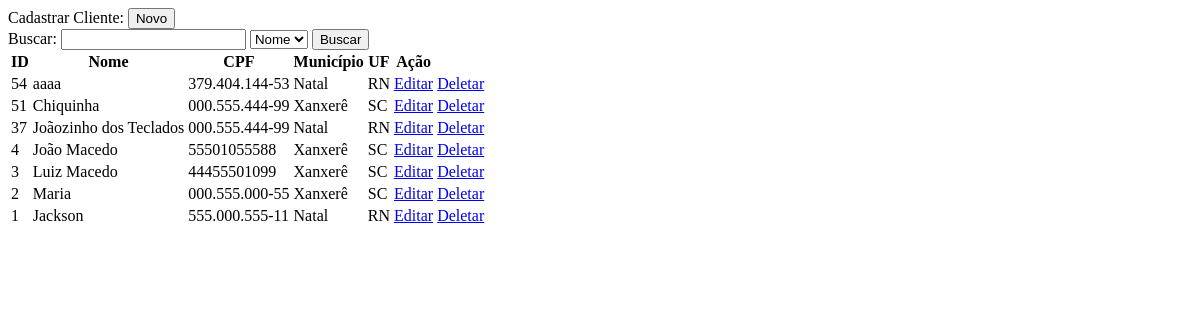
Before: /listarCliente.php with the older database file.
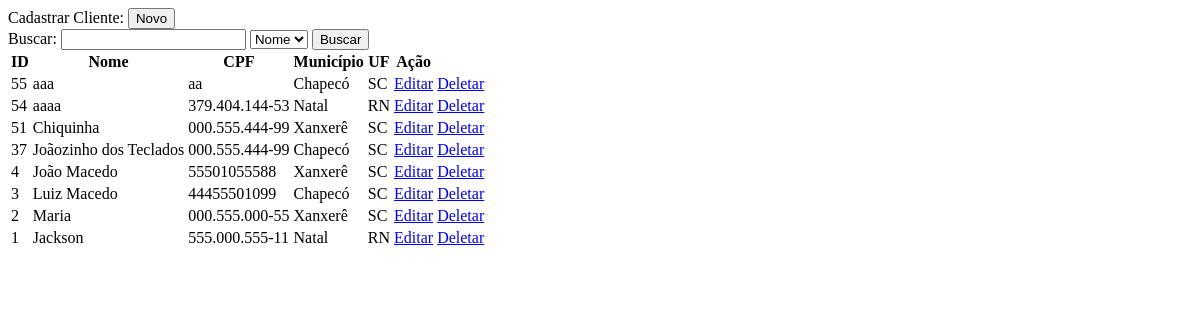
After: the same page with the newer database file.
### tables this page shows
CREATE TABLE IF NOT EXISTS `cliente` (
  `id` int(11) NOT NULL AUTO_INCREMENT,
  `nome` varchar(100) DEFAULT NULL,
  `telefone` varchar(20) DEFAULT NULL,
  `cpf` varchar(14) DEFAULT NULL,
  `email` varchar(100) DEFAULT NULL,
  `municipio_id` int(11) NOT NULL,
  PRIMARY KEY (`id`),
  KEY `FK_cliente_municipio` (`municipio_id`)
);

CREATE TABLE IF NOT EXISTS `municipio` (
  `id` int(11) NOT NULL AUTO_INCREMENT,
  `nome` varchar(150) NOT NULL,
  `uf` varchar(2) NOT NULL,
  `estado` varchar(100) NOT NULL,
  PRIMARY KEY (`id`)
);

### BD.php (called while the page is built, shortened)
<?php
class BD
{
    public function connection()
    {
        $bd_tipo = "mysql";
        $host = "localhost";
        $bd_nome = "db_tai_aula_2020";
        $bd_porta = "3306";
        $bd_usuario = "root";
        $bd_senha = "123456";
        $bd_charset = "utf8mb4";
        $str_conn = $bd_tipo . ":host=" . $host . ";dbname=" . $bd_nome . ";port=" . $bd_porta;;
        return new PDO(
            $str_conn,
            $bd_usuario,
            $bd_senha,
            array(PDO::MYSQL_ATTR_INIT_COMMAND => "SET NAMES " . $bd_charset)
        );
    }
    public function selectAll($tabela = 'cliente')
    {
        $conn = $this->connection();
        $stmt = $conn->prepare("SELECT * FROM $tabela order by id desc");
        $stmt->execute();
        return $stmt;
    }
    public function find($id, $tabela = "cliente")
    {
        $conn = $this->connection();
        $stmt = $conn->prepare("SELECT * FROM $tabela WHERE id = ?");
        $stmt->execute([$id]);
        return $stmt->fetchObject();
    }
}

### listarCliente.php (the view, shortened to what this page needs)
<?php
include 'BD.php';
?>
<!DOCTYPE html>
<html lang="en">
<head>
</head>
<body>
    <form action="formCliente.php" method="POST">
        <label>Cadastrar Cliente: </label>
        <input type="submit" value="Novo">
    </form>
    <form action="listarCliente.php" method="POST">
        <label>Buscar: </label>
        <input type="text" name="valor"/>
        <select name="tipo">
            <option value="nome">Nome</option>
        </select>
        <input type="submit" value="Buscar">
    </form>
    <?php
    $objBD = new BD();
    $objBD->connection();
    if(!empty($_POST['valor'])){
       $result = $objBD->search($_POST);
    }else{
       $result = $objBD->selectAll();
    }
    echo "
<table style=''>
<tr>
  <th>ID</th>
  <th>Nome</th>
  <th>CPF</th>
  <th>Município</th>
  <th>UF</th>
  <th>Ação</th>
</tr>";
    foreach ($result as $item) {
        $objMunicipio = $objBD->find($item['municipio_id'], "municipio");
        echo "
    <tr>
      <td>" . $item['id'] . "</td>
      <td>" . $item['nome'] . "</td>
      <td>" . $item['cpf'] . "</td>
      <td>" . $objMunicipio->nome  . "</td>
      <td>" . $objMunicipio->uf  . "</td>
      <td><a href='formEditarCliente.php?id=" . $item['id'] . "'>Editar</a></td>
      <td><a href='formDeletarCliente.php?id=" . $item['id'] . "'>Deletar</a></td>
    </tr>
    ";
    }
    echo "</table>";
    ?>
</body>
</html>

Changed rows visible on the page:
added cliente: id "55", nome "aaa", cpf "aa", municipio.nome "Chapecó", municipio.uf "SC"
changed cliente "Joãozinho dos Teclados": municipio.nome "Natal" → "Chapecó"; municipio.uf "RN" → "SC"
changed cliente "Luiz Macedo": municipio.nome "Xanxerê" → "Chapecó"
